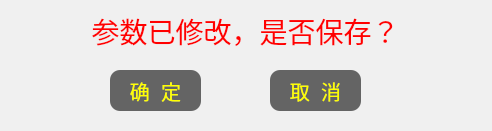
<?xml version="1.0" encoding="UTF-8"?>
<ui version="4.0">
 <class>MotorSaveOrNot</class>
 <widget class="QDialog" name="MotorSaveOrNot">
  <property name="geometry">
   <rect>
    <x>0</x>
    <y>0</y>
    <width>492</width>
    <height>131</height>
   </rect>
  </property>
  <property name="windowTitle">
   <string>Dialog</string>
  </property>
  <property name="styleSheet">
   <string notr="true">QWidget{
background-color:#f0f0f0;
}
QPushButton{
border-radius:10;
background-color: rgb(100, 100, 100);
font-size:20px;
color:rgb(255, 255, 0);
}</string>
  </property>
  <widget class="QLabel" name="label">
   <property name="geometry">
    <rect>
     <x>0</x>
     <y>10</y>
     <width>491</width>
     <height>41</height>
    </rect>
   </property>
   <property name="styleSheet">
    <string notr="true">color: rgb(255, 0, 0);
font: 28px;</string>
   </property>
   <property name="text">
    <string>参数已修改，是否保存？</string>
   </property>
   <property name="alignment">
    <set>Qt::AlignCenter</set>
   </property>
  </widget>
  <widget class="QPushButton" name="ok_Btn">
   <property name="geometry">
    <rect>
     <x>110</x>
     <y>70</y>
     <width>91</width>
     <height>41</height>
    </rect>
   </property>
   <property name="text">
    <string>确  定</string>
   </property>
  </widget>
  <widget class="QPushButton" name="cancle_Btn">
   <property name="geometry">
    <rect>
     <x>270</x>
     <y>70</y>
     <width>91</width>
     <height>41</height>
    </rect>
   </property>
   <property name="text">
    <string>取  消</string>
   </property>
  </widget>
 </widget>
 <resources/>
 <connections/>
</ui>
